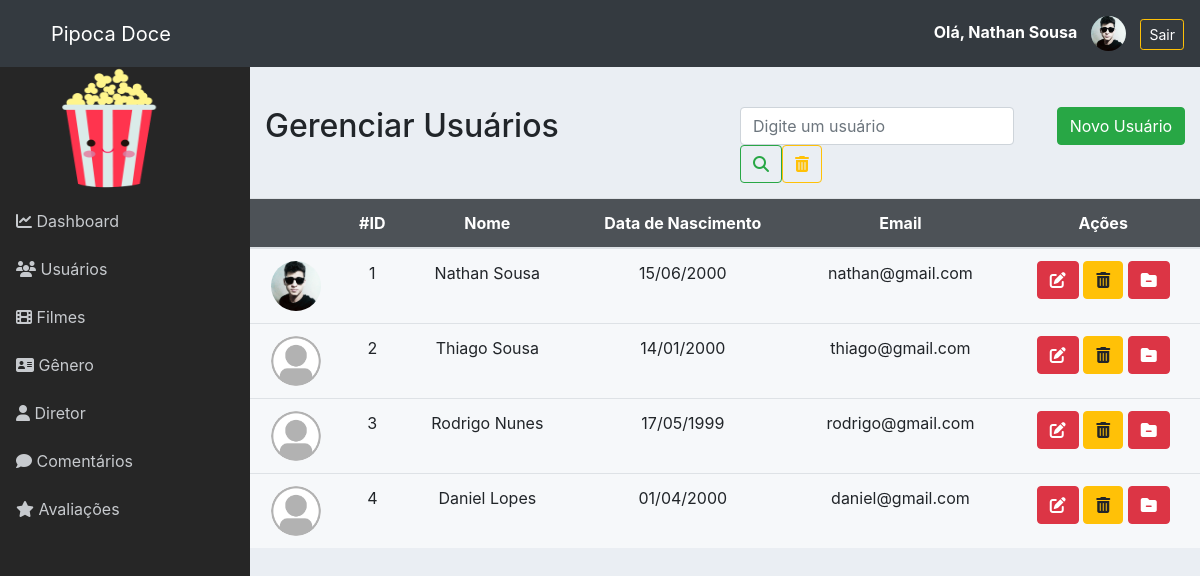
/admin/usuario.php (signed in), run on the app's committed database.
### tables this page shows
CREATE TABLE `usuario` (
  `id` int NOT NULL AUTO_INCREMENT,
  `nome` varchar(100) NOT NULL,
  `dataNascimento` date DEFAULT NULL,
  `email` varchar(45) NOT NULL,
  `senha` varchar(255) NOT NULL,
  `imagem` varchar(255) DEFAULT NULL,
  PRIMARY KEY (`id`)
);

### admin/classes/Conexao.php (called while the page is built, shortened)
<?php
class Conexao
{
	private $host;
	private $user;
	private $password;
	public function __construct() {
		$this->host = 'mysql:host=localhost;dbname=pipoca_doce';
		$this->user = 'root';
		$this->password = 'root';
	}
	public function conectar() {
		try {
			$conn = new PDO(
				$this->host,
				$this->user,
				$this->password,
				array(
					PDO::ATTR_ERRMODE => PDO::ERRMODE_EXCEPTION,
					PDO::MYSQL_ATTR_INIT_COMMAND => "SET NAMES utf8"
				)
			);
			return $conn;
		} catch (PDOException $e) {
			echo 'Erro na conexao. Erro reportado: ' . $e->getMessage();
			exit;
		}
	}
}

### admin/classes/UsuarioDAO.php (called while the page is built, shortened)
<?php
require_once 'Model.php';
class UsuarioDAO extends Model
{
	public function __construct()
	{
		$this->tabela = 'usuario';
		$this->class = 'Usuario';
	}
	public function listar($pesquisa = '')
	{
		if ($pesquisa != '') {
			$sql = "SELECT * FROM {$this->tabela}
					WHERE nome like '%{$pesquisa}%'
						OR nome like '%{$pesquisa}%'";
		} else {
			$sql = "SELECT * FROM {$this->tabela}";
		}
		$stmt = $this->db->prepare($sql);
		$stmt->setFetchMode(PDO::FETCH_CLASS, $this->class);
		$stmt->execute();
		return $stmt->fetchAll();
	}
}

### admin/classes/Model.php (called while the page is built, shortened)
<?php
require 'Conexao.php';
class Model
{
	public function __construct()
	{
		$conexao = new Conexao();
		$this->db = $conexao->conectar();
	}
}

### admin/classes/Usuario.php (called while the page is built, shortened)
<?php
class Usuario
{
	private $id;
	private $nome;
	private $dataNascimento;
	private $email;
	private $imagem;
    public function getId()
    {
        return $this->id;
    }
    public function getNome()
    {
        return $this->nome;
    }
    public function getDataNascimento()
    {
        if($this->dataNascimento != '') {
            $data = explode('-', $this->dataNascimento);
            $nova_data = $data[2] .'/'.$data[1] . '/' . $data[0];
            return $nova_data;
        }
        return '';
    }
    public function getEmail()
    {
        return $this->email;
    }
    public function getImagem()
    {
        return $this->imagem;
    }
}

### admin/usuario.php (the view)
<?php include './layout/header.php';?>
<?php include './layout/menu.php';?>
<?php
require 'classes/Usuario.php';
require 'classes/UsuarioDAO.php';
$usuarioDAO = new UsuarioDAO();
$usuarios = $usuarioDAO->listar();
if(isset($_GET['pesquisa']) && $_GET['pesquisa'] != '') {
	$usuarios = $usuarioDAO->listar($_GET['pesquisa']);
} else {
	$usuarios = $usuarioDAO->listar();
}
?>
<div class="row" style="margin-top:40px">
	<div class="col-6">
		<h2>Gerenciar Usuários</h2>
	</div>
	<div class="col-4">
		<form class="form-inline my-2 my-lg-0">
		      <input class="form-control mr-sm-2" name="pesquisa" type="search" placeholder="Digite um usuário" aria-label="Pesquisar" value="<?= (isset($_GET['pesquisa']) ? $_GET['pesquisa'] : '') ?>">
		      <button class="btn btn-outline-success my-2 my-sm-0" type="submit">
		      	<i class="fas fa-search"></i>
		      </button>
		      <a href="./usuario.php" class="btn btn-outline-warning my-2 my-sm-0">
		      	<i class="fas fa-trash-alt"></i>
		      </a>
	    </form>
	</div>
	<div class="col-2">
		<a href="form_usuario.php" class="btn btn-success">Novo Usuário</a>
	</div>
</div>
<div class="row">
	<table class="table table-hover table-responsive-lg">
		<thead>
			<tr>
				<th></th>
				<th>#ID</th>
				<th>Nome</th>
				<th>Data de Nascimento</th>
				<th>Email</th>
				<th>Ações</th>
			</tr>
		</thead>
		<tbody>
			<?php foreach ($usuarios as $usuario) { ?>
			<tr>
				<td class="text-center">
					<img src="assets/img/usuario/<?= ($usuario->getImagem() != '' && file_exists('assets/img/usuario/'.$usuario->getImagem()) ? $usuario->getImagem() : 'usuario.png') ?>" alt="" width="50" class="rounded-circle">
				</td>
				<td><?= $usuario->getId() ?></td>
				<td><?= $usuario->getNome() ?></td>
				<td><?= $usuario->getDataNascimento() ?></td>
				<td><?= $usuario->getEmail() ?></td>
				<td>
					<a href="form_usuario.php?id=<?= $usuario->getId() ?>" class="btn btn-danger">
						<i class="fas fa-edit"></i>
					</a>
					<a href="controle_usuario.php?acao=deletar&id=<?= $usuario->getId() ?>" class="btn btn-warning" onclick="return confirm('Deseja realmente exluir o usuário?')">
						<i class="fas fa-trash-alt"></i>
					</a>
					<a href="controle_usuario.php?acao=removeImagem&id=<?= $usuario->getId() ?>" onclick="return confirm('Deseja realmente remover a imagem?')" class="btn btn-danger" title="Remover imagem">
						<i class="fas fa-folder-minus"></i>
					</a>
				</td>
			</tr>
			<?php } ?>
		</tbody>
	</table>
</div>
<?php include './layout/footer.php';?>

### admin/assets/css/all.css (style rules this page uses)
.fa, .fas, .far, .fal, .fad, .fab { -moz-osx-font-smoothing: grayscale; -webkit-font-smoothing: antialiased; display: inline-block; font-style: normal; font-variant: normal; text-rendering: auto; line-height: 1; }
.fa-edit:before { content: "\f044"; }
.fa-folder-minus:before { content: "\f65d"; }
.fa-search:before { content: "\f002"; }
.fa-trash-alt:before { content: "\f2ed"; }
.fa, .fas { font-family: 'Font Awesome 5 Free'; font-weight: 900; }

### admin/assets/css/estilo.css (style rules this page uses)
body { background: #f0f0f5; }
table thead tr { text-align: center; background: #343a40de; color: #FFF; font-size: 16px; }
table tbody tr { text-align: center; }
.table { background-color: #ffffff96; }
.row { margin-bottom: 15px; }
body { background-color: #eaeef3; }

### data on the page
usuario: imagem (picture), id "1", nome "Nathan Sousa", dataNascimento "15/06/2000", email "nathan@gmail.com"
usuario: id "2", nome "Thiago Sousa", dataNascimento "14/01/2000", email "thiago@gmail.com"
usuario: id "3", nome "Rodrigo Nunes", dataNascimento "17/05/1999", email "rodrigo@gmail.com"
usuario: id "4", nome "Daniel Lopes", dataNascimento "01/04/2000", email "daniel@gmail.com"

### other printed values
$_SESSION['nome'] "Nathan Sousa"
